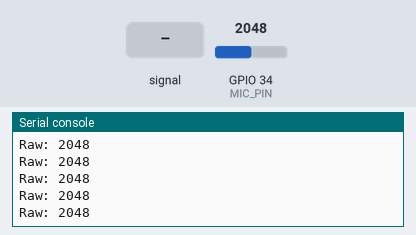
The program below on a simulated ESP32 board running MicroPython. Shown: the last lines printed to the serial console. The inputs (shaded band) are chosen by the test bench; at power-on: GPIO 34 (MIC_PIN) = 2048 (analog values on the 0–4095 scale).

Above: at 1.2 s.
1.3 s: GPIO 34 (MIC_PIN) fed a 200 Hz sine of ±327 counts around its level
At 1.31 s:
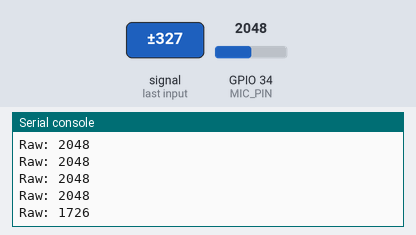
2.8 s: GPIO 34 (MIC_PIN) set to 2866
At 2.81 s:
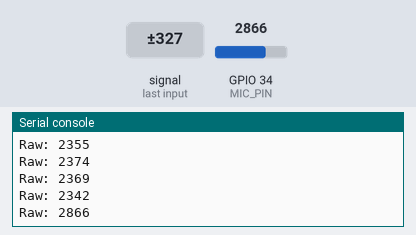
4.3 s: GPIO 34 (MIC_PIN) fed a 1000 Hz sine of ±1023 counts around its level
At 4.42 s:
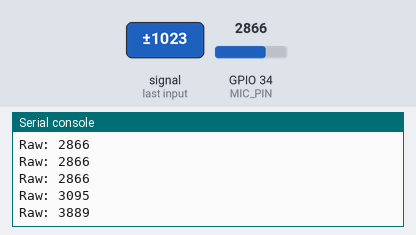
5.8 s: GPIO 34 (MIC_PIN) set to 3603
At 5.82 s:
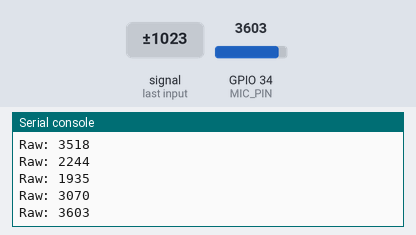
Timing chart, 0 to 8.3 s (numbered marks = the images above; inputs shaded):
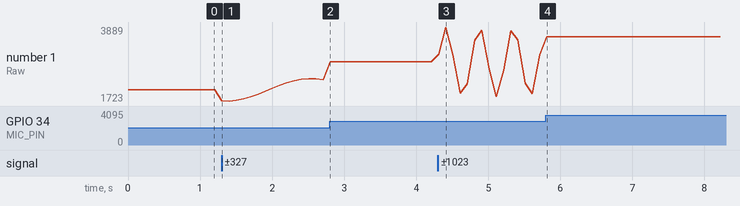

Measured:
- after the input at 1.3 s, the serial console: prints a new line at once (image 1)
- after the input at 2.8 s, the serial console: prints a new line at once (image 2)
- after the input at 4.3 s, the serial console: prints a new line at once (image 3)
- after the input at 5.8 s, the serial console: prints a new line at once (image 4)
- plotted number 1: 2048 → 2342 after the input at 1.3 s, 2342 → 2866 after the input at 2.8 s, 2866 → 3070 after the input at 4.3 s, 3070 → 3603 after the input at 5.8 s

The program:

main.py
```python
from machine import Pin, ADC
import time

MIC_PIN = 34

def main():
    adc = ADC(Pin(MIC_PIN))
    adc.atten(ADC.ATTN_11DB)
    adc.width(ADC.WIDTH_12BIT)

    print("Microphone analog monitor started...")

    while True:
        value = adc.read() #0 - 4095
        print(f"Raw: {value}")
        time.sleep(0.1)

if __name__ == "__main__":
    try:
        main()
    except KeyboardInterrupt:
        print("Microphone analog monitor stopped by user")
```
